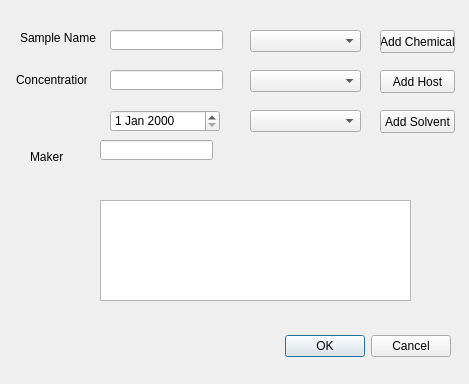
<?xml version="1.0" encoding="UTF-8"?>
<ui version="4.0">
 <class>NewSampleDialog</class>
 <widget class="QDialog" name="NewSampleDialog">
  <property name="geometry">
   <rect>
    <x>0</x>
    <y>0</y>
    <width>469</width>
    <height>384</height>
   </rect>
  </property>
  <property name="windowTitle">
   <string>Dialog</string>
  </property>
  <widget class="QDialogButtonBox" name="buttonBox">
   <property name="geometry">
    <rect>
     <x>110</x>
     <y>330</y>
     <width>341</width>
     <height>32</height>
    </rect>
   </property>
   <property name="orientation">
    <enum>Qt::Horizontal</enum>
   </property>
   <property name="standardButtons">
    <set>QDialogButtonBox::Cancel|QDialogButtonBox::Ok</set>
   </property>
  </widget>
  <widget class="QPushButton" name="pushButton">
   <property name="geometry">
    <rect>
     <x>380</x>
     <y>30</y>
     <width>75</width>
     <height>23</height>
    </rect>
   </property>
   <property name="text">
    <string>Add Chemical</string>
   </property>
  </widget>
  <widget class="QPushButton" name="pushButton_2">
   <property name="geometry">
    <rect>
     <x>380</x>
     <y>70</y>
     <width>75</width>
     <height>23</height>
    </rect>
   </property>
   <property name="text">
    <string>Add Host</string>
   </property>
  </widget>
  <widget class="QPushButton" name="pushButton_3">
   <property name="geometry">
    <rect>
     <x>380</x>
     <y>110</y>
     <width>75</width>
     <height>23</height>
    </rect>
   </property>
   <property name="text">
    <string>Add Solvent</string>
   </property>
  </widget>
  <widget class="QLineEdit" name="lineEdit">
   <property name="geometry">
    <rect>
     <x>110</x>
     <y>30</y>
     <width>113</width>
     <height>20</height>
    </rect>
   </property>
  </widget>
  <widget class="QLabel" name="label">
   <property name="geometry">
    <rect>
     <x>20</x>
     <y>30</y>
     <width>81</width>
     <height>16</height>
    </rect>
   </property>
   <property name="text">
    <string>Sample Name</string>
   </property>
  </widget>
  <widget class="QComboBox" name="comboBox">
   <property name="geometry">
    <rect>
     <x>250</x>
     <y>30</y>
     <width>111</width>
     <height>22</height>
    </rect>
   </property>
  </widget>
  <widget class="QComboBox" name="comboBox_2">
   <property name="geometry">
    <rect>
     <x>250</x>
     <y>70</y>
     <width>111</width>
     <height>22</height>
    </rect>
   </property>
  </widget>
  <widget class="QComboBox" name="comboBox_3">
   <property name="geometry">
    <rect>
     <x>250</x>
     <y>110</y>
     <width>111</width>
     <height>22</height>
    </rect>
   </property>
  </widget>
  <widget class="QPlainTextEdit" name="plainTextEdit">
   <property name="geometry">
    <rect>
     <x>100</x>
     <y>200</y>
     <width>311</width>
     <height>101</height>
    </rect>
   </property>
  </widget>
  <widget class="QLineEdit" name="lineEdit_2">
   <property name="geometry">
    <rect>
     <x>110</x>
     <y>70</y>
     <width>113</width>
     <height>20</height>
    </rect>
   </property>
  </widget>
  <widget class="QLabel" name="label_2">
   <property name="geometry">
    <rect>
     <x>16</x>
     <y>70</y>
     <width>71</width>
     <height>20</height>
    </rect>
   </property>
   <property name="text">
    <string>Concentration</string>
   </property>
  </widget>
  <widget class="QDateEdit" name="dateEdit">
   <property name="geometry">
    <rect>
     <x>110</x>
     <y>110</y>
     <width>110</width>
     <height>22</height>
    </rect>
   </property>
  </widget>
  <widget class="QLineEdit" name="lineEdit_3">
   <property name="geometry">
    <rect>
     <x>100</x>
     <y>140</y>
     <width>113</width>
     <height>20</height>
    </rect>
   </property>
  </widget>
  <widget class="QLabel" name="label_3">
   <property name="geometry">
    <rect>
     <x>30</x>
     <y>150</y>
     <width>47</width>
     <height>13</height>
    </rect>
   </property>
   <property name="text">
    <string>Maker</string>
   </property>
  </widget>
 </widget>
 <resources/>
 <connections>
  <connection>
   <sender>buttonBox</sender>
   <signal>accepted()</signal>
   <receiver>NewSampleDialog</receiver>
   <slot>accept()</slot>
   <hints>
    <hint type="sourcelabel">
     <x>248</x>
     <y>254</y>
    </hint>
    <hint type="destinationlabel">
     <x>157</x>
     <y>274</y>
    </hint>
   </hints>
  </connection>
  <connection>
   <sender>buttonBox</sender>
   <signal>rejected()</signal>
   <receiver>NewSampleDialog</receiver>
   <slot>reject()</slot>
   <hints>
    <hint type="sourcelabel">
     <x>316</x>
     <y>260</y>
    </hint>
    <hint type="destinationlabel">
     <x>286</x>
     <y>274</y>
    </hint>
   </hints>
  </connection>
 </connections>
</ui>
